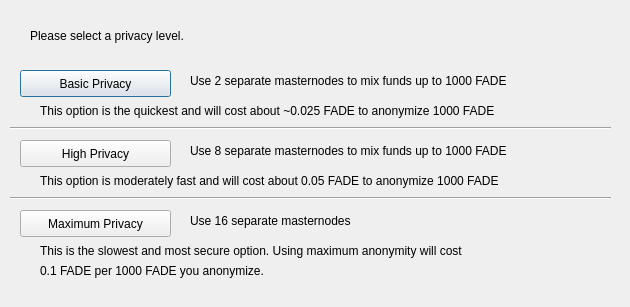
<?xml version="1.0" encoding="UTF-8"?>
<ui version="4.0">
 <class>DarksendConfig</class>
 <widget class="QDialog" name="DarksendConfig">
  <property name="geometry">
   <rect>
    <x>0</x>
    <y>0</y>
    <width>630</width>
    <height>307</height>
   </rect>
  </property>
  <property name="windowTitle">
   <string>Configure Darksend</string>
  </property>
  <widget class="QPushButton" name="buttonBasic">
   <property name="geometry">
    <rect>
     <x>20</x>
     <y>70</y>
     <width>151</width>
     <height>27</height>
    </rect>
   </property>
   <property name="text">
    <string>Basic Privacy</string>
   </property>
  </widget>
  <widget class="QPushButton" name="buttonHigh">
   <property name="geometry">
    <rect>
     <x>20</x>
     <y>140</y>
     <width>151</width>
     <height>27</height>
    </rect>
   </property>
   <property name="text">
    <string>High Privacy</string>
   </property>
  </widget>
  <widget class="QPushButton" name="buttonMax">
   <property name="geometry">
    <rect>
     <x>20</x>
     <y>210</y>
     <width>151</width>
     <height>27</height>
    </rect>
   </property>
   <property name="text">
    <string>Maximum Privacy</string>
   </property>
  </widget>
  <widget class="QLabel" name="label">
   <property name="geometry">
    <rect>
     <x>30</x>
     <y>20</y>
     <width>571</width>
     <height>31</height>
    </rect>
   </property>
   <property name="text">
    <string>Please select a privacy level.</string>
   </property>
  </widget>
  <widget class="QLabel" name="label_2">
   <property name="geometry">
    <rect>
     <x>190</x>
     <y>70</y>
     <width>421</width>
     <height>21</height>
    </rect>
   </property>
   <property name="text">
    <string>Use 2 separate masternodes to mix funds up to 1000 FADE</string>
   </property>
  </widget>
  <widget class="QLabel" name="label_3">
   <property name="geometry">
    <rect>
     <x>190</x>
     <y>140</y>
     <width>411</width>
     <height>21</height>
    </rect>
   </property>
   <property name="text">
    <string>Use 8 separate masternodes to mix funds up to 1000 FADE</string>
   </property>
  </widget>
  <widget class="QLabel" name="label_4">
   <property name="geometry">
    <rect>
     <x>190</x>
     <y>210</y>
     <width>421</width>
     <height>21</height>
    </rect>
   </property>
   <property name="text">
    <string>Use 16 separate masternodes</string>
   </property>
  </widget>
  <widget class="QLabel" name="label_6">
   <property name="geometry">
    <rect>
     <x>40</x>
     <y>100</y>
     <width>561</width>
     <height>21</height>
    </rect>
   </property>
   <property name="text">
    <string>This option is the quickest and will cost about ~0.025 FADE to anonymize 1000 FADE</string>
   </property>
  </widget>
  <widget class="QLabel" name="label_7">
   <property name="geometry">
    <rect>
     <x>40</x>
     <y>170</y>
     <width>561</width>
     <height>21</height>
    </rect>
   </property>
   <property name="text">
    <string>This option is moderately fast and will cost about 0.05 FADE to anonymize 1000 FADE</string>
   </property>
  </widget>
  <widget class="QLabel" name="label_8">
   <property name="geometry">
    <rect>
     <x>40</x>
     <y>240</y>
     <width>561</width>
     <height>21</height>
    </rect>
   </property>
   <property name="text">
    <string>This is the slowest and most secure option. Using maximum anonymity will cost</string>
   </property>
  </widget>
  <widget class="QLabel" name="label_9">
   <property name="geometry">
    <rect>
     <x>40</x>
     <y>260</y>
     <width>561</width>
     <height>21</height>
    </rect>
   </property>
   <property name="text">
    <string>0.1 FADE per 1000 FADE you anonymize.</string>
   </property>
  </widget>
  <widget class="Line" name="line">
   <property name="geometry">
    <rect>
     <x>10</x>
     <y>120</y>
     <width>601</width>
     <height>16</height>
    </rect>
   </property>
   <property name="orientation">
    <enum>Qt::Horizontal</enum>
   </property>
  </widget>
  <widget class="Line" name="line_2">
   <property name="geometry">
    <rect>
     <x>10</x>
     <y>190</y>
     <width>601</width>
     <height>16</height>
    </rect>
   </property>
   <property name="orientation">
    <enum>Qt::Horizontal</enum>
   </property>
  </widget>
 </widget>
 <resources/>
 <connections/>
</ui>
